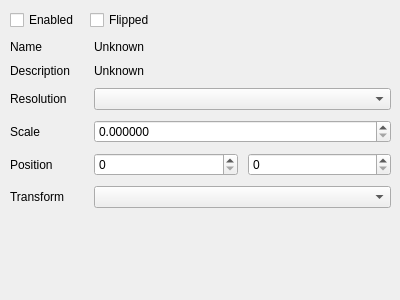
<?xml version="1.0" encoding="UTF-8"?>
<ui version="4.0">
 <class>monitor_info_widget</class>
 <widget class="QWidget" name="monitor_info_widget">
  <property name="geometry">
   <rect>
    <x>0</x>
    <y>0</y>
    <width>400</width>
    <height>300</height>
   </rect>
  </property>
  <property name="windowTitle">
   <string>Form</string>
  </property>
  <widget class="QWidget" name="verticalLayoutWidget">
   <property name="geometry">
    <rect>
     <x>10</x>
     <y>10</y>
     <width>381</width>
     <height>281</height>
    </rect>
   </property>
   <layout class="QVBoxLayout" name="main_vertical_layout">
    <property name="spacing">
     <number>10</number>
    </property>
    <item>
     <layout class="QHBoxLayout" name="monitor_checkboxs_layout">
      <item>
       <widget class="QCheckBox" name="enabled_checkbox">
        <property name="cursor">
         <cursorShape>PointingHandCursor</cursorShape>
        </property>
        <property name="text">
         <string>Enabled</string>
        </property>
       </widget>
      </item>
      <item>
       <widget class="QCheckBox" name="flipped_checkbox">
        <property name="cursor">
         <cursorShape>PointingHandCursor</cursorShape>
        </property>
        <property name="text">
         <string>Flipped</string>
        </property>
       </widget>
      </item>
      <item>
       <spacer name="button_top_spacer">
        <property name="orientation">
         <enum>Qt::Orientation::Horizontal</enum>
        </property>
        <property name="sizeHint" stdset="0">
         <size>
          <width>40</width>
          <height>20</height>
         </size>
        </property>
       </spacer>
      </item>
     </layout>
    </item>
    <item>
     <layout class="QHBoxLayout" name="name_horizontal_layout" stretch="1,4">
      <item>
       <widget class="QLabel" name="name_label">
        <property name="sizePolicy">
         <sizepolicy hsizetype="Preferred" vsizetype="Preferred">
          <horstretch>0</horstretch>
          <verstretch>0</verstretch>
         </sizepolicy>
        </property>
        <property name="minimumSize">
         <size>
          <width>0</width>
          <height>0</height>
         </size>
        </property>
        <property name="text">
         <string>Name</string>
        </property>
       </widget>
      </item>
      <item>
       <widget class="QLabel" name="name_val_label">
        <property name="sizePolicy">
         <sizepolicy hsizetype="Preferred" vsizetype="Preferred">
          <horstretch>0</horstretch>
          <verstretch>0</verstretch>
         </sizepolicy>
        </property>
        <property name="text">
         <string>Unknown</string>
        </property>
       </widget>
      </item>
     </layout>
    </item>
    <item>
     <layout class="QHBoxLayout" name="description_horizontal_layout" stretch="1,4">
      <item>
       <widget class="QLabel" name="description_label">
        <property name="text">
         <string>Description</string>
        </property>
       </widget>
      </item>
      <item>
       <widget class="QLabel" name="description_val_label">
        <property name="sizePolicy">
         <sizepolicy hsizetype="Preferred" vsizetype="Preferred">
          <horstretch>0</horstretch>
          <verstretch>0</verstretch>
         </sizepolicy>
        </property>
        <property name="text">
         <string>Unknown</string>
        </property>
       </widget>
      </item>
     </layout>
    </item>
    <item>
     <layout class="QHBoxLayout" name="resolution_horizontal_layout" stretch="1,4">
      <item>
       <widget class="QLabel" name="resolution_label">
        <property name="text">
         <string>Resolution</string>
        </property>
       </widget>
      </item>
      <item>
       <widget class="QComboBox" name="resolution_combobox">
        <property name="sizePolicy">
         <sizepolicy hsizetype="Preferred" vsizetype="Fixed">
          <horstretch>0</horstretch>
          <verstretch>0</verstretch>
         </sizepolicy>
        </property>
        <property name="cursor">
         <cursorShape>PointingHandCursor</cursorShape>
        </property>
       </widget>
      </item>
     </layout>
    </item>
    <item>
     <layout class="QHBoxLayout" name="scale_horizontal_layout" stretch="1,4">
      <item>
       <widget class="QLabel" name="scale_label">
        <property name="text">
         <string>Scale</string>
        </property>
       </widget>
      </item>
      <item>
       <widget class="QDoubleSpinBox" name="scale_double_spinbox">
        <property name="cursor">
         <cursorShape>PointingHandCursor</cursorShape>
        </property>
        <property name="decimals">
         <number>6</number>
        </property>
        <property name="maximum">
         <double>9999.000000000000000</double>
        </property>
        <property name="singleStep">
         <double>0.100000000000000</double>
        </property>
       </widget>
      </item>
     </layout>
    </item>
    <item>
     <layout class="QHBoxLayout" name="position_horizontal_layout" stretch="1,4">
      <item>
       <widget class="QLabel" name="position_label">
        <property name="text">
         <string>Position</string>
        </property>
       </widget>
      </item>
      <item>
       <layout class="QHBoxLayout" name="horizontal_position_spinbox_layout">
        <item>
         <widget class="QSpinBox" name="position_x_spinbox">
          <property name="cursor">
           <cursorShape>PointingHandCursor</cursorShape>
          </property>
          <property name="maximum">
           <number>99999</number>
          </property>
         </widget>
        </item>
        <item>
         <widget class="QSpinBox" name="position_y_spinbox">
          <property name="cursor">
           <cursorShape>PointingHandCursor</cursorShape>
          </property>
          <property name="maximum">
           <number>99999</number>
          </property>
         </widget>
        </item>
       </layout>
      </item>
     </layout>
    </item>
    <item>
     <layout class="QHBoxLayout" name="transform_horizontal_layout" stretch="1,4">
      <item>
       <widget class="QLabel" name="transform_label">
        <property name="text">
         <string>Transform</string>
        </property>
       </widget>
      </item>
      <item>
       <widget class="QComboBox" name="transform_combobox">
        <property name="cursor">
         <cursorShape>PointingHandCursor</cursorShape>
        </property>
       </widget>
      </item>
     </layout>
    </item>
    <item>
     <spacer name="verticalSpacer">
      <property name="orientation">
       <enum>Qt::Orientation::Vertical</enum>
      </property>
      <property name="sizeHint" stdset="0">
       <size>
        <width>20</width>
        <height>40</height>
       </size>
      </property>
     </spacer>
    </item>
   </layout>
  </widget>
 </widget>
 <resources/>
 <connections/>
</ui>
